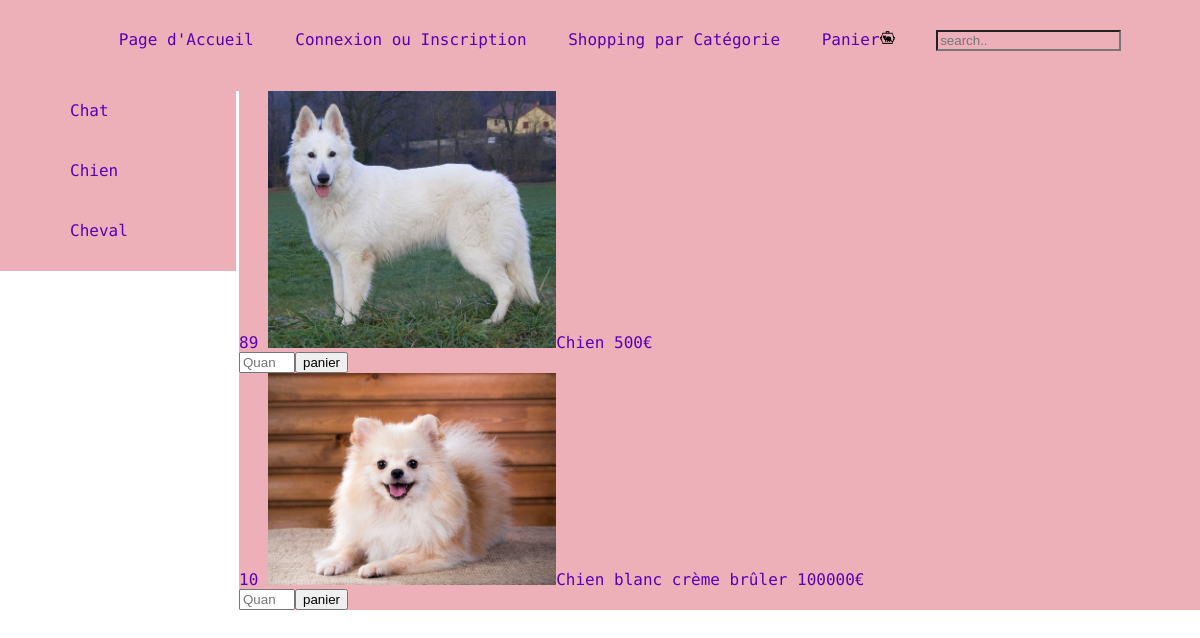
The app's page /index.php?page=CategShop&IdType=2, older data.
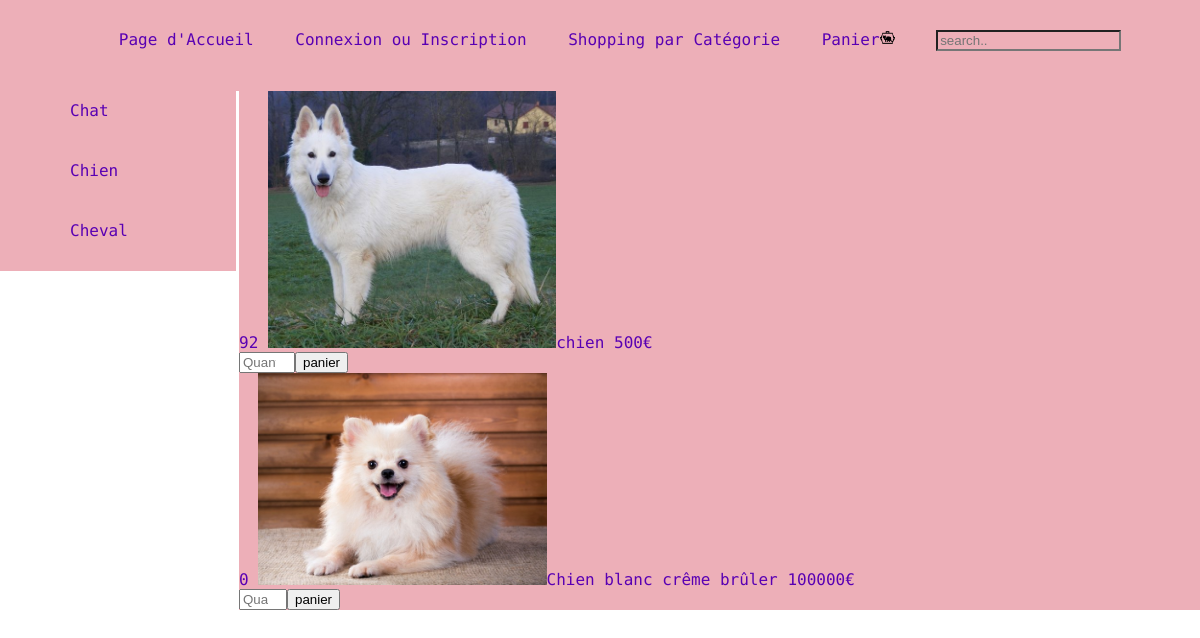
The same page, newer data.
### tables this page shows
CREATE TABLE IF NOT EXISTS `produit` (
  `IdProduit` int(11) NOT NULL AUTO_INCREMENT,
  `Nom` varchar(255) NOT NULL,
  `Prix` int(11) NOT NULL,
  `QteStock` int(11) NOT NULL,
  `Photo` varchar(255) NOT NULL,
  `Description` text NOT NULL,
  `IdType` int(11) NOT NULL,
  PRIMARY KEY (`IdProduit`)
);

### CategShop.php (the view, shortened to what this page needs)
<!DOCTYPE html>
<html>
<head>
    <link rel="stylesheet" type="text/css" media="screen" href="story.css"/>
</head>
<body>
<div class="Corps">
    <nav>
        <div>
            <?php
                $categories = $bdd->query("select * from Type");
                while ($categorie = $categories->fetch()){
                    echo('<div class = "Onglet" >');
                    echo('<a href="index.php?page=CategShop&IdType=');
                    echo($categorie['IdType']);
                    echo('">');
                    echo($categorie['Nom']);
                    echo('</a>');
                    echo('</div>');
                }
            ?>
        </div>
    </nav>
    <div class = "cadre">
        <?php
            if(isset($_GET['IdType'])){
                $objets = $bdd -> prepare("select * from produit where IdType = ?");
                $objets -> execute(array($_GET['IdType']));
                while($objet = $objets -> fetch()){
                    echo('<div class = "Objet">');
                    if (isset($panier[$objet['Nom']][3])) {
                        echo($objet['QteStock'] - $panier[$objet['Nom']][3]);
                    }
                    else{
                        echo($objet['QteStock']);
                    }
                    echo('<img src="Images/'.$objet['Photo'].'"height=30% width=30%/>');
                    echo($objet['Nom']);
                    echo('  ');echo($objet['Prix']);echo('€');
                    echo('<form form="post">');
                        for($i=0;$i<=$objet['QteStock'];$i++)
                        {
                        }
                        echo('<input type="number" min="1" max ="');
                        echo($i-1);
                        echo('" name="Quantite" placeholder="Quantité, Ex : 3">');
                        echo('<input type="submit" name="page" value="panier">');
                    echo("</form>");
                    echo('</div>');
                }
            }
        ?>
    </div>
</div>
</body>
</html>

Row changes from the older to the newer data that the page shows:
changed produit: QteStock "89" → "92"; Nom "Chien" → "chien"
changed produit: QteStock "10" → "0"; Nom "Chien blanc crème brûler" → "Chien blanc crême brûler"
